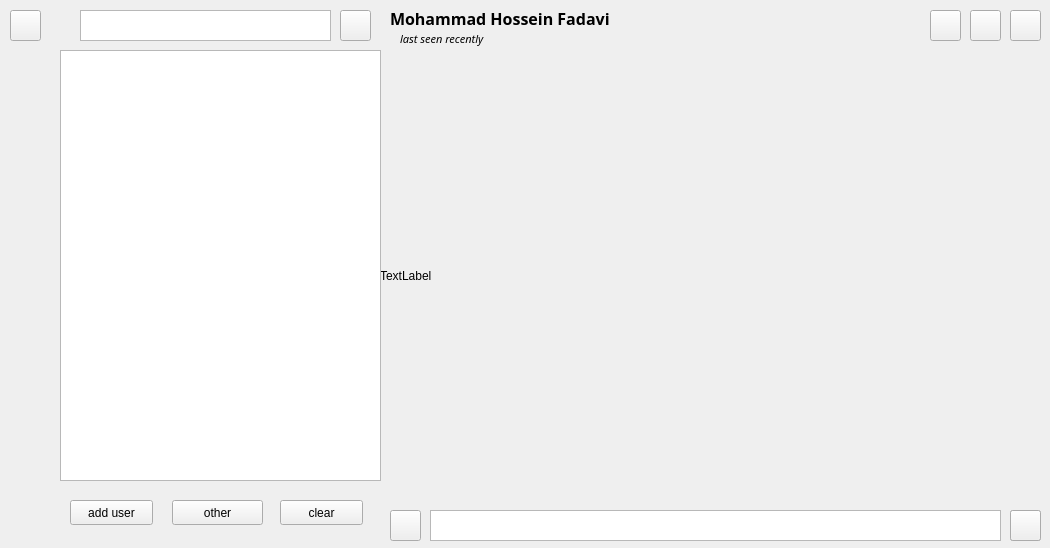
<?xml version="1.0" encoding="UTF-8"?>
<ui version="4.0">
 <class>PyChat</class>
 <widget class="QMainWindow" name="PyChat">
  <property name="geometry">
   <rect>
    <x>0</x>
    <y>0</y>
    <width>1050</width>
    <height>548</height>
   </rect>
  </property>
  <property name="windowTitle">
   <string>PyChat</string>
  </property>
  <property name="tabShape">
   <enum>QTabWidget::Triangular</enum>
  </property>
  <widget class="QWidget" name="centralwidget">
   <widget class="QScrollArea" name="scrollArea">
    <property name="geometry">
     <rect>
      <x>380</x>
      <y>60</y>
      <width>661</width>
      <height>431</height>
     </rect>
    </property>
    <property name="tabletTracking">
     <bool>true</bool>
    </property>
    <property name="contextMenuPolicy">
     <enum>Qt::DefaultContextMenu</enum>
    </property>
    <property name="styleSheet">
     <string notr="true">background-color: rgba(255, 255, 255, 0)</string>
    </property>
    <property name="frameShape">
     <enum>QFrame::VLine</enum>
    </property>
    <property name="verticalScrollBarPolicy">
     <enum>Qt::ScrollBarAsNeeded</enum>
    </property>
    <property name="horizontalScrollBarPolicy">
     <enum>Qt::ScrollBarAlwaysOff</enum>
    </property>
    <property name="widgetResizable">
     <bool>true</bool>
    </property>
    <widget class="QWidget" name="scrollAreaWidgetContents">
     <property name="geometry">
      <rect>
       <x>0</x>
       <y>0</y>
       <width>657</width>
       <height>427</height>
      </rect>
     </property>
     <layout class="QHBoxLayout" name="horizontalLayout">
      <item>
       <layout class="QVBoxLayout" name="verticalLayout">
        <item>
         <layout class="QFormLayout" name="formLayout">
          <property name="labelAlignment">
           <set>Qt::AlignLeading|Qt::AlignLeft|Qt::AlignVCenter</set>
          </property>
          <property name="rightMargin">
           <number>10</number>
          </property>
         </layout>
        </item>
       </layout>
      </item>
     </layout>
    </widget>
   </widget>
   <widget class="QPushButton" name="send_b">
    <property name="geometry">
     <rect>
      <x>1010</x>
      <y>510</y>
      <width>31</width>
      <height>31</height>
     </rect>
    </property>
    <property name="cursor">
     <cursorShape>PointingHandCursor</cursorShape>
    </property>
    <property name="text">
     <string/>
    </property>
    <property name="icon">
     <iconset>
      <normaloff>../../icons/send2.png</normaloff>../../icons/send2.png</iconset>
    </property>
   </widget>
   <widget class="QPushButton" name="other_b">
    <property name="geometry">
     <rect>
      <x>172</x>
      <y>500</y>
      <width>91</width>
      <height>25</height>
     </rect>
    </property>
    <property name="text">
     <string>other</string>
    </property>
   </widget>
   <widget class="QPushButton" name="clear_b">
    <property name="geometry">
     <rect>
      <x>280</x>
      <y>500</y>
      <width>83</width>
      <height>25</height>
     </rect>
    </property>
    <property name="text">
     <string>clear</string>
    </property>
   </widget>
   <widget class="QTextEdit" name="messegebox_t">
    <property name="geometry">
     <rect>
      <x>430</x>
      <y>510</y>
      <width>571</width>
      <height>31</height>
     </rect>
    </property>
   </widget>
   <widget class="QPushButton" name="user_b">
    <property name="geometry">
     <rect>
      <x>70</x>
      <y>500</y>
      <width>83</width>
      <height>25</height>
     </rect>
    </property>
    <property name="text">
     <string>add user</string>
    </property>
   </widget>
   <widget class="QPushButton" name="record_b">
    <property name="geometry">
     <rect>
      <x>1010</x>
      <y>510</y>
      <width>31</width>
      <height>31</height>
     </rect>
    </property>
    <property name="cursor">
     <cursorShape>PointingHandCursor</cursorShape>
    </property>
    <property name="text">
     <string/>
    </property>
    <property name="icon">
     <iconset>
      <normaloff>../../icons/radio.png</normaloff>../../icons/radio.png</iconset>
    </property>
   </widget>
   <widget class="QPushButton" name="attach_b">
    <property name="geometry">
     <rect>
      <x>390</x>
      <y>510</y>
      <width>31</width>
      <height>31</height>
     </rect>
    </property>
    <property name="cursor">
     <cursorShape>PointingHandCursor</cursorShape>
    </property>
    <property name="text">
     <string/>
    </property>
   </widget>
   <widget class="QPushButton" name="menu_b">
    <property name="geometry">
     <rect>
      <x>10</x>
      <y>10</y>
      <width>31</width>
      <height>31</height>
     </rect>
    </property>
    <property name="styleSheet">
     <string notr="true">pushButton&gt;setStyleSheet(&quot;QPushButton{background:transparent;}&quot;);</string>
    </property>
    <property name="text">
     <string/>
    </property>
    <property name="icon">
     <iconset>
      <normaloff>../../icons/menu (copy).png</normaloff>../../icons/menu (copy).png</iconset>
    </property>
   </widget>
   <widget class="QLabel" name="side_bar_l">
    <property name="geometry">
     <rect>
      <x>0</x>
      <y>0</y>
      <width>51</width>
      <height>551</height>
     </rect>
    </property>
    <property name="text">
     <string/>
    </property>
   </widget>
   <widget class="QTextEdit" name="user_search_t">
    <property name="geometry">
     <rect>
      <x>80</x>
      <y>10</y>
      <width>251</width>
      <height>31</height>
     </rect>
    </property>
   </widget>
   <widget class="QPushButton" name="user_search_b">
    <property name="geometry">
     <rect>
      <x>340</x>
      <y>10</y>
      <width>31</width>
      <height>31</height>
     </rect>
    </property>
    <property name="styleSheet">
     <string notr="true">pushButton&gt;setStyleSheet(&quot;QPushButton{background:transparent;}&quot;);</string>
    </property>
    <property name="text">
     <string/>
    </property>
    <property name="icon">
     <iconset>
      <normaloff>../../icons/menu (copy).png</normaloff>../../icons/menu (copy).png</iconset>
    </property>
   </widget>
   <widget class="QLabel" name="topchat_bar_l">
    <property name="geometry">
     <rect>
      <x>380</x>
      <y>0</y>
      <width>711</width>
      <height>51</height>
     </rect>
    </property>
    <property name="text">
     <string/>
    </property>
   </widget>
   <widget class="QLabel" name="bottomchat_bar_l">
    <property name="geometry">
     <rect>
      <x>380</x>
      <y>500</y>
      <width>711</width>
      <height>51</height>
     </rect>
    </property>
    <property name="text">
     <string/>
    </property>
   </widget>
   <widget class="QLabel" name="usernamem_l">
    <property name="geometry">
     <rect>
      <x>390</x>
      <y>10</y>
      <width>341</width>
      <height>17</height>
     </rect>
    </property>
    <property name="font">
     <font>
      <family>Chilanka</family>
      <pointsize>12</pointsize>
      <weight>75</weight>
      <bold>true</bold>
     </font>
    </property>
    <property name="text">
     <string>Mohammad Hossein Fadavi</string>
    </property>
   </widget>
   <widget class="QLabel" name="lastseen_l">
    <property name="geometry">
     <rect>
      <x>400</x>
      <y>30</y>
      <width>141</width>
      <height>17</height>
     </rect>
    </property>
    <property name="font">
     <font>
      <family>Chilanka</family>
      <pointsize>8</pointsize>
      <italic>true</italic>
     </font>
    </property>
    <property name="text">
     <string>last seen recently</string>
    </property>
   </widget>
   <widget class="QPushButton" name="menu_user_b">
    <property name="geometry">
     <rect>
      <x>1010</x>
      <y>10</y>
      <width>31</width>
      <height>31</height>
     </rect>
    </property>
    <property name="cursor">
     <cursorShape>PointingHandCursor</cursorShape>
    </property>
    <property name="text">
     <string/>
    </property>
   </widget>
   <widget class="QPushButton" name="searchuser_b">
    <property name="geometry">
     <rect>
      <x>970</x>
      <y>10</y>
      <width>31</width>
      <height>31</height>
     </rect>
    </property>
    <property name="cursor">
     <cursorShape>PointingHandCursor</cursorShape>
    </property>
    <property name="text">
     <string/>
    </property>
   </widget>
   <widget class="QPushButton" name="call_b">
    <property name="geometry">
     <rect>
      <x>930</x>
      <y>10</y>
      <width>31</width>
      <height>31</height>
     </rect>
    </property>
    <property name="cursor">
     <cursorShape>PointingHandCursor</cursorShape>
    </property>
    <property name="text">
     <string/>
    </property>
   </widget>
   <widget class="QLabel" name="background_l">
    <property name="geometry">
     <rect>
      <x>380</x>
      <y>50</y>
      <width>691</width>
      <height>451</height>
     </rect>
    </property>
    <property name="autoFillBackground">
     <bool>false</bool>
    </property>
    <property name="text">
     <string>TextLabel</string>
    </property>
   </widget>
   <widget class="QListWidget" name="listWidget">
    <property name="geometry">
     <rect>
      <x>60</x>
      <y>50</y>
      <width>321</width>
      <height>431</height>
     </rect>
    </property>
    <property name="font">
     <font>
      <family>DejaVu Sans</family>
      <pointsize>13</pointsize>
     </font>
    </property>
    <property name="cursor" stdset="0">
     <cursorShape>PointingHandCursor</cursorShape>
    </property>
    <property name="selectionMode">
     <enum>QAbstractItemView::NoSelection</enum>
    </property>
    <property name="selectionBehavior">
     <enum>QAbstractItemView::SelectItems</enum>
    </property>
    <property name="verticalScrollMode">
     <enum>QAbstractItemView::ScrollPerItem</enum>
    </property>
    <property name="movement">
     <enum>QListView::Static</enum>
    </property>
    <property name="viewMode">
     <enum>QListView::ListMode</enum>
    </property>
   </widget>
   <zorder>background_l</zorder>
   <zorder>scrollArea</zorder>
   <zorder>side_bar_l</zorder>
   <zorder>other_b</zorder>
   <zorder>clear_b</zorder>
   <zorder>user_b</zorder>
   <zorder>menu_b</zorder>
   <zorder>user_search_t</zorder>
   <zorder>user_search_b</zorder>
   <zorder>topchat_bar_l</zorder>
   <zorder>usernamem_l</zorder>
   <zorder>lastseen_l</zorder>
   <zorder>menu_user_b</zorder>
   <zorder>searchuser_b</zorder>
   <zorder>call_b</zorder>
   <zorder>bottomchat_bar_l</zorder>
   <zorder>attach_b</zorder>
   <zorder>messegebox_t</zorder>
   <zorder>send_b</zorder>
   <zorder>record_b</zorder>
   <zorder>listWidget</zorder>
  </widget>
 </widget>
 <tabstops>
  <tabstop>scrollArea</tabstop>
  <tabstop>other_b</tabstop>
  <tabstop>clear_b</tabstop>
  <tabstop>messegebox_t</tabstop>
  <tabstop>user_b</tabstop>
  <tabstop>attach_b</tabstop>
  <tabstop>menu_b</tabstop>
  <tabstop>user_search_t</tabstop>
  <tabstop>user_search_b</tabstop>
  <tabstop>menu_user_b</tabstop>
  <tabstop>searchuser_b</tabstop>
  <tabstop>call_b</tabstop>
  <tabstop>record_b</tabstop>
  <tabstop>send_b</tabstop>
 </tabstops>
 <resources/>
 <connections/>
</ui>
